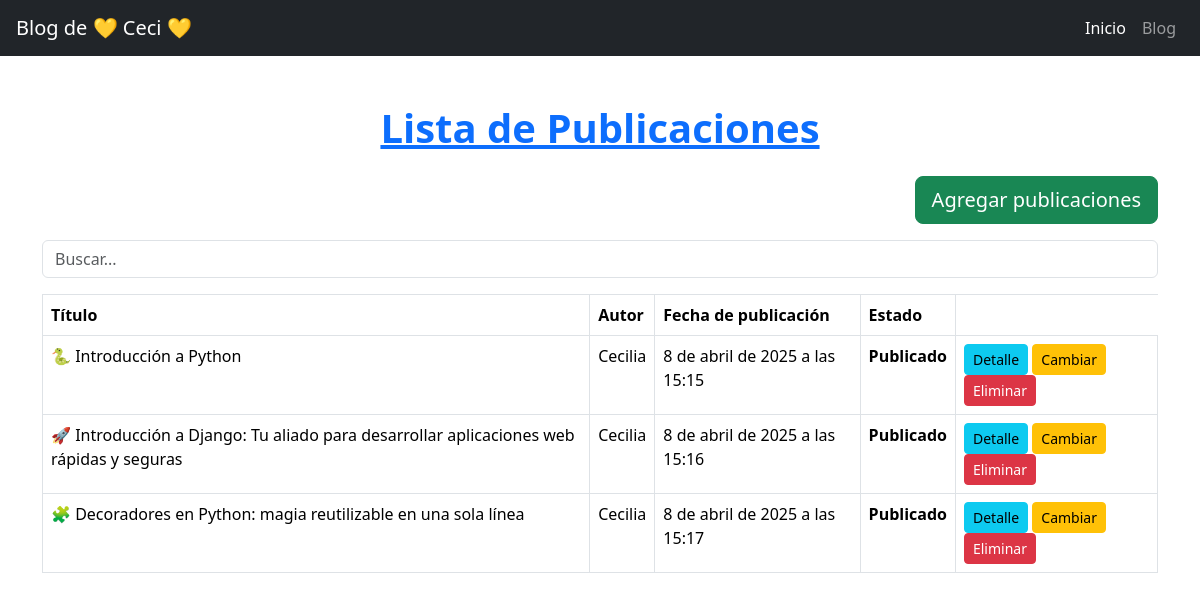
Page /blog/ on the earlier database version.
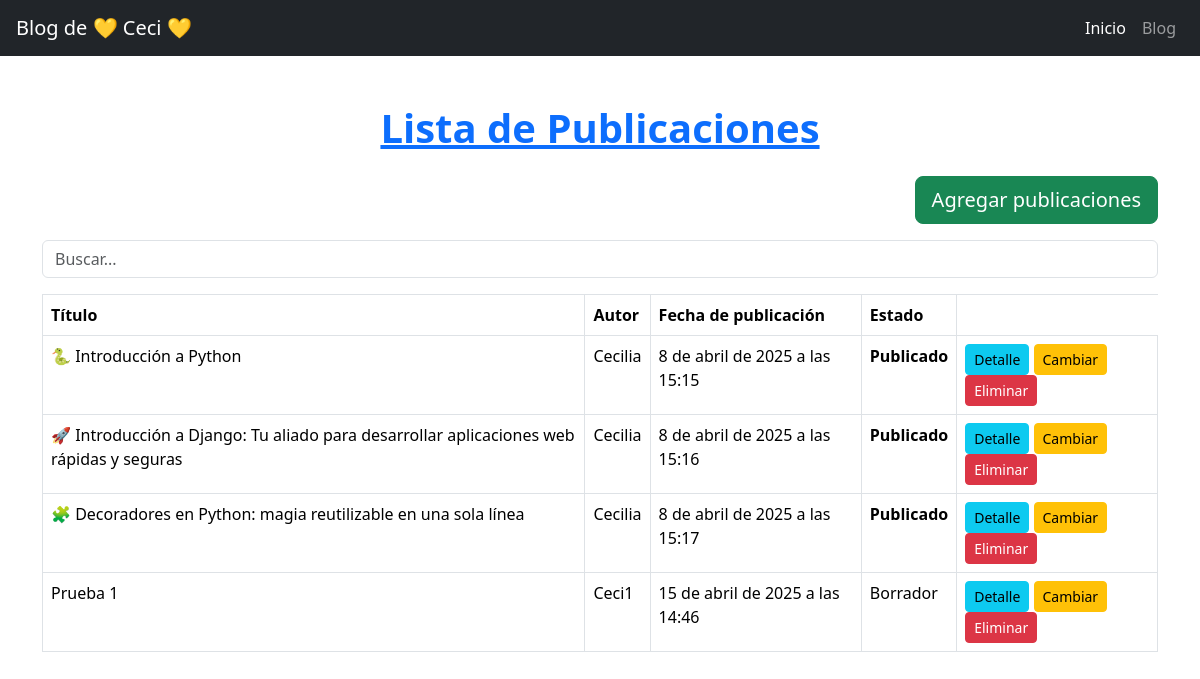
Same page on the later database version.
### blog/models.py (models this page shows, shortened)
class Post(models.Model):
    class Estado(models.TextChoices):
        PUBLICADO = 'P', 'Publicado'
        BORRADOR = 'B', 'Borrador'
    titulo = models.CharField(max_length=100)
    contenido = models.TextField()
    fecha_publicacion = models.DateTimeField(auto_now_add=True)
    autor = models.ForeignKey(User, on_delete=models.CASCADE, null=False, default=1)
    estado = models.CharField(
        max_length=1,
        choices=Estado.choices,
        default=Estado.BORRADOR,
    )

### blog/views.py (the view)
# urls.py: path('', views.post_list, name='post_list'),  # <- Esto hace que /blog/ funcione
def post_list(request):
    busqueda = request.GET.get('busqueda', None)
    if busqueda:
        post_list = Post.objects.filter(titulo__icontains=busqueda)
    else:
        post_list = Post.objects.all()
    return render(request, 'blog/post_list.html', context={'posts': post_list})

### blog/templates/blog/post_list.html (shortened to what this page needs)
{% extends "blog/base.html" %}
{% block content_title %} Lista de Publicaciones {% endblock content_title %}
{% block content %}
<div class="d-flex justify-content-end mb-3">
    <a href="{% url 'blog:post_create' %}" class="btn btn-success btn-lg">Agregar publicaciones</a>
</div>
<form action="{% url 'blog:post_list' %}" method="get">
    <input type="text" name="busqueda" placeholder="Buscar..." type="submit" class="form-control mb-3">
</form>
<div class="table-responsive">
    <table class="table table-bordered">
        <thead>
            <tr>
                <th>Título</th>
                <th>Autor</th>
                <th>Fecha de publicación</th>
                <th>Estado</th>
            </tr>
        </thead>
        <tbody>
            {% for post in posts %}
            <tr>
                <td>{{ post.titulo }}</td>
                <td>{{ post.autor.username }}</td>
                <td>{{ post.fecha_publicacion }}</td>
                {% if post.estado == "B" %}
                <td>Borrador</td>
                {% else %}
                <td><strong>Publicado</strong></td>
                {% endif %}
                <td>
                    <a href="{% url 'blog:post_detail' post.id %}" class="btn btn-sm btn-info">Detalle</a>
                    <a href="{% url 'blog:post_update' post.id %}" class="btn btn-sm btn-warning">Cambiar</a>
                    <a href="{% url 'blog:post_delete' post.id %}" class="btn btn-sm btn-danger">Eliminar</a>
                </td>
            </tr>
            {% endfor %}
        </tbody>
    </table>
</div>
{% endblock content %}

### blog/templates/blog/base.html (shortened to what this page needs)
<!DOCTYPE html>
<html lang="es">
<head>
    <link href="https://cdn.jsdelivr.net/npm/bootstrap@5.3.5/dist/css/bootstrap.min.css" rel="stylesheet"
>
</head>
<body>
    <nav class="navbar navbar-expand-lg navbar-dark bg-dark px-3">
        <a class="navbar-brand" href="/">Blog de 💛 Ceci 💛 </a>
        <div class="collapse navbar-collapse" id="menuPrincipal">
            <ul class="navbar-nav ms-auto mb-2 mb-lg-0">
                <li class="nav-item">
                    <a class="nav-link active" href="/">Inicio</a>
                </li>
                <li class="nav-item">
                    <a class="nav-link" href="/blog/">Blog</a>
                </li>
            </ul>
        </div>
    </nav>
    <div class="container py-5">
        <h1 class="mb-4 text-center fw-bold" style="color: #0d6efd; text-decoration: underline;">
            {% block content_title %}{% endblock content_title %}
        </h1>
        {% block content %}{% endblock content %}
    </div>
</body>
</html>

Differences in the rows shown:
added Post: titulo "Prueba 1", autor.username "Ceci1", fecha_publicacion "15 de abril de 2025 a las 14:46", estado "Borrador"
